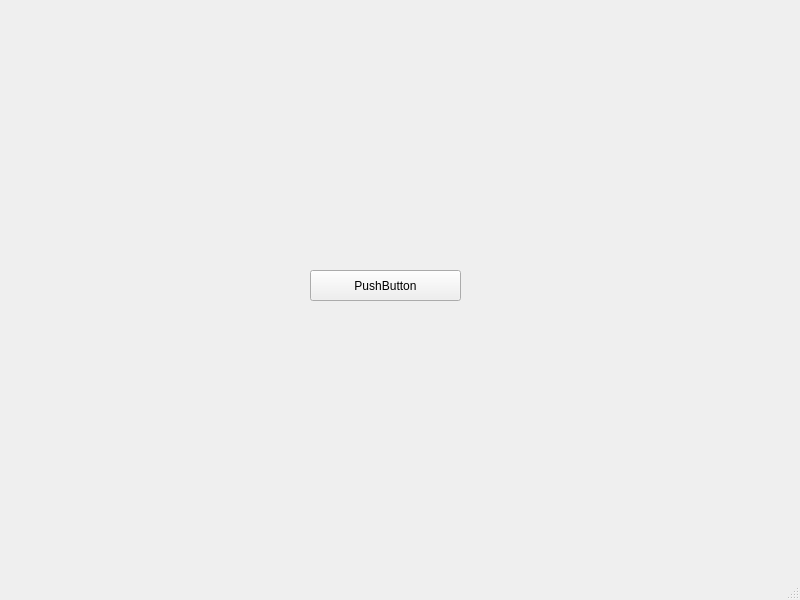
<?xml version="1.0" encoding="UTF-8"?>
<ui version="4.0">
 <class>MainWindow</class>
 <widget class="QMainWindow" name="MainWindow">
  <property name="geometry">
   <rect>
    <x>0</x>
    <y>0</y>
    <width>800</width>
    <height>600</height>
   </rect>
  </property>
  <property name="windowTitle">
   <string>MainWindow</string>
  </property>
  <widget class="QWidget" name="centralwidget">
   <widget class="QPushButton" name="pushButton">
    <property name="geometry">
     <rect>
      <x>310</x>
      <y>270</y>
      <width>151</width>
      <height>31</height>
     </rect>
    </property>
    <property name="text">
     <string>PushButton</string>
    </property>
   </widget>
  </widget>
  <widget class="QMenuBar" name="menubar">
   <property name="geometry">
    <rect>
     <x>0</x>
     <y>0</y>
     <width>800</width>
     <height>21</height>
    </rect>
   </property>
  </widget>
  <widget class="QStatusBar" name="statusbar"/>
 </widget>
 <resources/>
 <connections/>
</ui>
